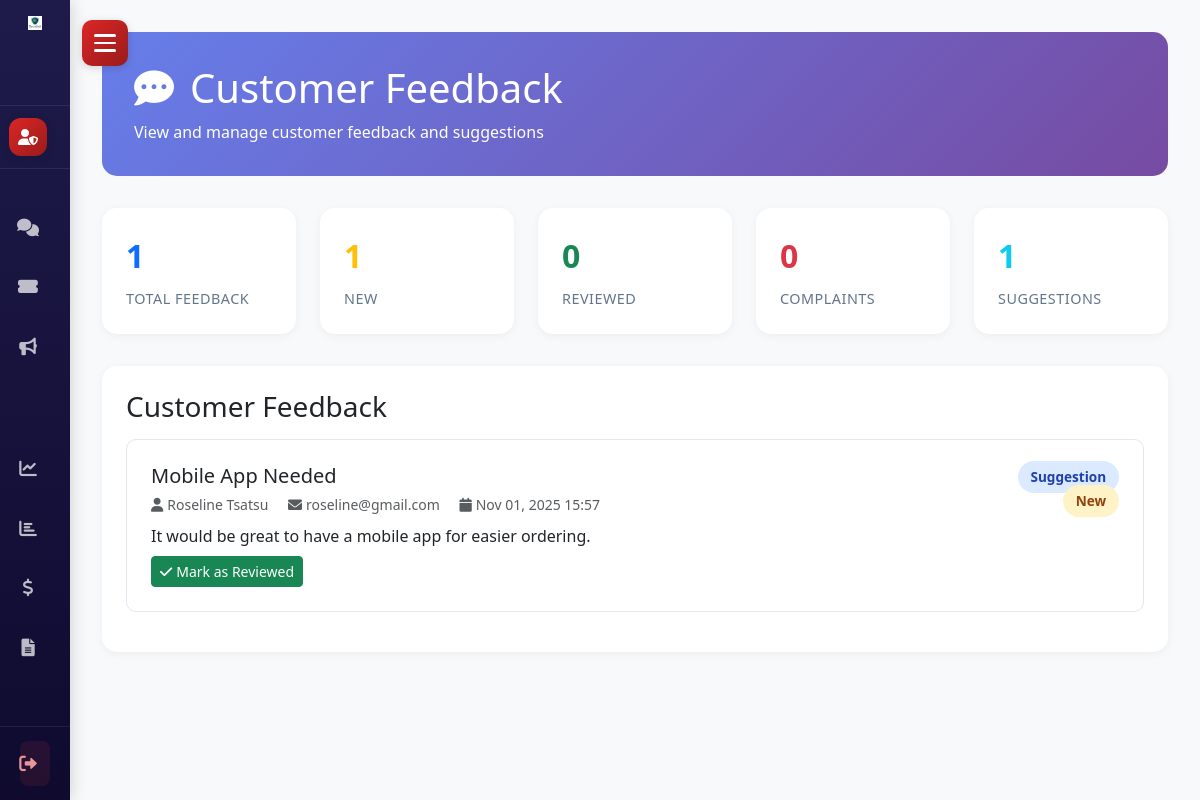
Page /admin/feedback.php (signed in) on the committed database.
### tables this page shows
CREATE TABLE `customer_feedback` (
  `feedback_id` int(11) NOT NULL,
  `customer_id` int(11) NOT NULL,
  `type` enum('complaint','suggestion','praise','other') DEFAULT 'other',
  `subject` varchar(255) NOT NULL,
  `message` text NOT NULL,
  `status` enum('new','reviewed','actioned') DEFAULT 'new',
  `created_at` timestamp NOT NULL DEFAULT current_timestamp(),
  `reviewed_at` timestamp NULL DEFAULT NULL,
  `reviewed_by` int(11) DEFAULT NULL COMMENT 'Admin user_id'
);

CREATE TABLE `customer` (
  `customer_id` int(11) NOT NULL,
  `customer_name` varchar(100) NOT NULL,
  `customer_email` varchar(50) NOT NULL,
  `customer_pass` varchar(150) NOT NULL,
  `customer_country` varchar(30) NOT NULL,
  `customer_city` varchar(30) NOT NULL,
  `customer_address` text DEFAULT NULL COMMENT 'Full street address',
  `customer_latitude` decimal(10,8) DEFAULT NULL COMMENT 'Latitude coordinate',
  `customer_longitude` decimal(11,8) DEFAULT NULL COMMENT 'Longitude coordinate',
  `customer_contact` varchar(15) NOT NULL,
  `customer_image` varchar(100) DEFAULT NULL,
  `user_role` int(11) NOT NULL COMMENT '0=Super Admin, 1=Pharmacy Owner, 2=Customer',
  `created_at` timestamp NOT NULL DEFAULT current_timestamp(),
  `updated_at` timestamp NULL DEFAULT NULL ON UPDATE current_timestamp(),
  `offers_delivery` tinyint(1) DEFAULT 0,
  `delivery_fee` decimal(10,2) DEFAULT 0.00,
  `delivery_radius_km` decimal(6,2) DEFAULT 10.00,
  `min_order_for_delivery` decimal(10,2) DEFAULT 0.00
);

### admin/feedback.php (the view, shortened to what this page needs)
<?php
$conn = new mysqli(SERVER, USERNAME, PASSWD, DATABASE);
$stats_query = "SELECT
                    COUNT(*) as total_feedback,
                    COUNT(CASE WHEN status = 'new' THEN 1 END) as new_count,
                    COUNT(CASE WHEN status = 'reviewed' THEN 1 END) as reviewed_count,
                    COUNT(CASE WHEN type = 'complaint' THEN 1 END) as complaints_count,
                    COUNT(CASE WHEN type = 'suggestion' THEN 1 END) as suggestions_count
                FROM customer_feedback";
$stats_result = $conn->query($stats_query);
if ($stats_result) {
    $stats = $stats_result->fetch_assoc();
} else {
    $stats = ['total_feedback' => 0, 'new_count' => 0, 'reviewed_count' => 0, 'complaints_count' => 0, 'suggestions_count' => 0];
}
$feedback_query = "SELECT f.*, c.customer_name, c.customer_email
                   FROM customer_feedback f
                   INNER JOIN customer c ON f.customer_id = c.customer_id
                   ORDER BY f.created_at DESC LIMIT 50";
$feedback_result = $conn->query($feedback_query);
$feedbacks = [];
if ($feedback_result) {
    while ($row = $feedback_result->fetch_assoc()) {
        $feedbacks[] = $row;
    }
}
?>
<!DOCTYPE html>
<html lang="en">
<head>
    <link href="https://cdnjs.cloudflare.com/ajax/libs/bootstrap/5.3.0/css/bootstrap.min.css" rel="stylesheet">
    <link rel="stylesheet" href="https://cdnjs.cloudflare.com/ajax/libs/font-awesome/6.0.0/css/all.min.css">
    <link rel="stylesheet" href="../css/sidebar.css?v=2.2">
</head>
<body>
    <?php include('../view/components/sidebar_super_admin.php'); ?>
    <div class="main-content">
        <div class="page-header">
            <h1><i class="fas fa-comment-dots me-3"></i>Customer Feedback</h1>
            <p class="mb-0">View and manage customer feedback and suggestions</p>
        </div>
        <div class="stats-row">
            <div class="stat-card">
                <div class="stat-number text-primary"><?php echo $stats['total_feedback']; ?></div>
                <div class="stat-label">Total Feedback</div>
            </div>
            <div class="stat-card">
                <div class="stat-number text-warning"><?php echo $stats['new_count']; ?></div>
                <div class="stat-label">New</div>
            </div>
            <div class="stat-card">
                <div class="stat-number text-success"><?php echo $stats['reviewed_count']; ?></div>
                <div class="stat-label">Reviewed</div>
            </div>
            <div class="stat-card">
                <div class="stat-number text-danger"><?php echo $stats['complaints_count']; ?></div>
                <div class="stat-label">Complaints</div>
            </div>
            <div class="stat-card">
                <div class="stat-number text-info"><?php echo $stats['suggestions_count']; ?></div>
                <div class="stat-label">Suggestions</div>
            </div>
        </div>
        <div class="feedback-container">
            <h3 class="mb-3">Customer Feedback</h3>
            <?php if (count($feedbacks) > 0): ?>
                <?php foreach ($feedbacks as $feedback): ?>
                    <div class="feedback-card">
                        <div class="d-flex justify-content-between align-items-start mb-2">
                            <div>
                                <h5 class="mb-1"><?php echo htmlspecialchars($feedback['subject']); ?></h5>
                                <small class="text-muted">
                                    <i class="fas fa-user me-1"></i><?php echo htmlspecialchars($feedback['customer_name']); ?>
                                    <i class="fas fa-envelope ms-3 me-1"></i><?php echo htmlspecialchars($feedback['customer_email']); ?>
                                    <i class="fas fa-calendar ms-3 me-1"></i><?php echo date('M d, Y H:i', strtotime($feedback['created_at'])); ?>
                                </small>
                            </div>
                            <div class="text-end">
                                <span class="type-badge type-<?php echo $feedback['type']; ?>">
                                    <?php echo ucfirst($feedback['type']); ?>
                                </span>
                                <br>
                                <span class="status-badge status-<?php echo $feedback['status']; ?> mt-2">
                                    <?php echo ucfirst($feedback['status']); ?>
                                </span>
                            </div>
                        </div>
                        <p class="mb-2"><?php echo nl2br(htmlspecialchars($feedback['message'])); ?></p>
                        <?php if ($feedback['status'] == 'new'): ?>
                            <button class="btn btn-sm btn-success">
                                <i class="fas fa-check me-1"></i>Mark as Reviewed
                            </button>
                        <?php endif; ?>
                    </div>
                <?php endforeach; ?>
            <?php endif; ?>
        </div>
    </div>
</body>
</html>

### css/sidebar.css (style rules this page uses)
:root { --sidebar-width: 280px; --sidebar-collapsed-width: 70px; --hamburger-width: 60px; --transition-speed: 0.3s; --super-admin-bg-start: #1e1b4b; --super-admin-bg-end: #0f0a2e; --super-admin-accent: #dc2626; --super-admin-hover: #2d2560; --super-admin-text: #e0e7ff; --pharmacy-bg-start: #064e3b; --pharmacy-bg-end: #022c22; --pharmacy-accent: #10b981; --pharmacy-hover: #065f46; --pharmacy-text: #d1fae5; --customer-bg-start: #4c1d95; --customer-bg-end: #2e1065; --customer-accent: #8b5cf6; --customer-hover: #6d28d9; --customer-text: #e9d5ff; }
* { margin: 0; padding: 0; box-sizing: border-box; }
body { font-family: 'Inter', 'Segoe UI', Tahoma, Geneva, Verdana, sans-serif; background-color: #f8fafc; }
.main-content { margin-left: var(--sidebar-width); padding: 2rem; min-height: 100vh; transition: margin-left var(--transition-speed) ease; }
.sidebar.collapsed ~ .main-content { margin-left: var(--sidebar-collapsed-width); }
.mt-2 { margin-top: 1rem; }
.mb-1 { margin-bottom: 0.5rem; }
.mb-2 { margin-bottom: 1rem; }
.mb-3 { margin-bottom: 1.5rem; }

### admin/feedback.php (style rules this page uses)
:root { --primary: #667eea; --primary-dark: #764ba2; --success: #10b981; --danger: #ef4444; --warning: #f59e0b; --sidebar-width: 280px; }
body { background: #f8f9fa; font-family: 'Segoe UI', Tahoma, Geneva, Verdana, sans-serif; }
.main-content { margin-left: var(--sidebar-width); padding: 2rem; min-height: 100vh; transition: margin-left 0.3s ease; }
.page-header { background: linear-gradient(135deg, var(--primary), var(--primary-dark)); color: white; padding: 2rem; border-radius: 15px; margin-bottom: 2rem; }
.stats-row { display: grid; grid-template-columns: repeat(auto-fit, minmax(180px, 1fr)); gap: 1.5rem; margin-bottom: 2rem; }
.stat-card { background: white; border-radius: 15px; padding: 1.5rem; box-shadow: 0 2px 10px rgba(0,0,0,0.05); transition: all 0.3s; }
.stat-number { font-size: 2rem; font-weight: 800; margin-bottom: 0.5rem; }
.stat-label { color: #64748b; font-size: 0.9rem; text-transform: uppercase; letter-spacing: 0.5px; }
.feedback-container { background: white; border-radius: 15px; padding: 1.5rem; box-shadow: 0 2px 10px rgba(0,0,0,0.05); }
.feedback-card { border: 1px solid #e2e8f0; border-radius: 10px; padding: 1.5rem; margin-bottom: 1rem; transition: all 0.3s; }
.type-badge { padding: 0.4rem 0.8rem; border-radius: 20px; font-size: 0.85rem; font-weight: 600; }
.type-suggestion { background: #dbeafe; color: #1e40af; }
.status-badge { padding: 0.4rem 0.8rem; border-radius: 20px; font-size: 0.85rem; font-weight: 600; }
.status-new { background: #fef3c7; color: #92400e; }

### rows in the picture
customer_feedback: subject "Mobile App Needed", customer.customer_name "Roseline Tsatsu", customer.customer_email "roseline@gmail.com", created_at "Nov 01, 2025 15:57", type "Suggestion", status "New", message "It would be great to have a mobile app for easier ordering.", shows "Mark as Reviewed"

### other values in the picture
$stats['total_feedback'] "1"
$stats['new_count'] "1"
$stats['reviewed_count'] "0"
$stats['complaints_count'] "0"
$stats['suggestions_count'] "1"
